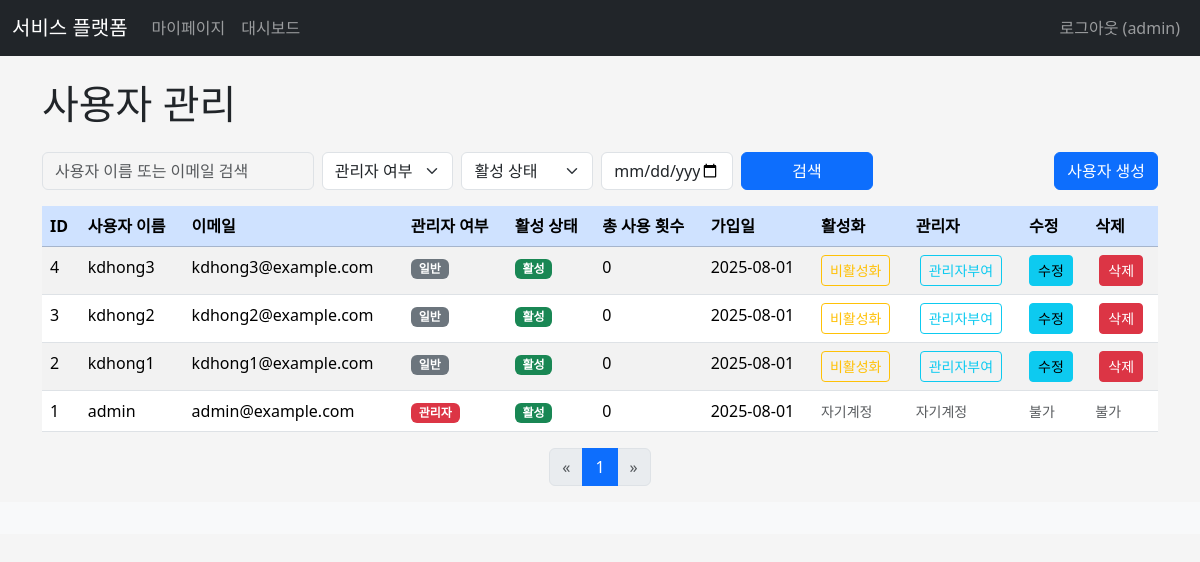
/adminx/manage_users (signed in), run on an earlier commit of the app's database.
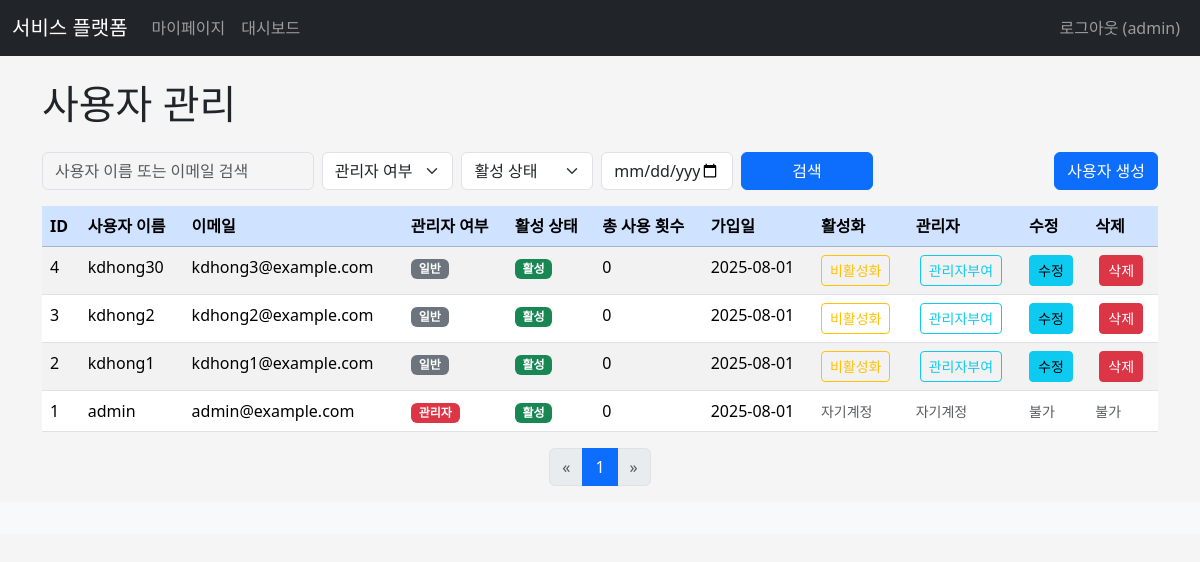
And on a later commit of the database.
### apps/dbmodels.py (models this page shows, shortened)
class User(db.Model, UserMixin):  # db.Model, UserMixin 상속하는 User 클래스 생성
    __tablename__= "users"  # 삭제시, 테이블 이름은 Model 이름 소문자
    id=db.Column(db.Integer,primary_key=True)
    username=db.Column(db.String, index=True)
    email=db.Column(db.String, unique=True, index= True)
    password_hash=db.Column(db.String)
    is_admin=db.Column(db.Boolean,default=False)
    is_active=db.Column(db.Boolean, default=True)  # 활성화 여부
    usage_count = db.Column(db.Integer, default=0)
    daily_limit = db.Column(db.Integer, default=1000)
    monthly_limit = db.Column(db.Integer, default=5000)
    created_at=db.Column(db.DateTime, default= datetime.now)
    updated_at=db.Column(db.DateTime, default= datetime.now, onupdate=datetime.now)
    subscriptions = db.relationship('Subscription', backref='user', lazy=True, cascade='all, delete-orphan')
    @property
    def password(self):
        """
        Prevent direct reading of the password.
        Attempting to read `user.password` will raise an AttributeError.
        """
        raise AttributeError('password is not a readable attribute')
    @property
    def is_authenticated(self):
        return True

### apps/adminx/views.py (the view, shortened to what this page needs)
@adminx.route('/manage_users', methods=['GET', 'POST'])
@admin_required
def manage_users():
    PER_PAGE = 10
    page = request.args.get('page', 1, type=int)
    search_query = request.args.get('search', '', type=str)
    is_admin_query = request.args.get('is_admin', '', type=str) # 'true', 'false', or ''
    is_active_query = request.args.get('is_active', '', type=str) # 'true', 'false', or ''
    created_at_query = request.args.get('created_at', '', type=str) # YYYY-MM-DD format
    users_query = User.query
    if is_admin_query:
        if is_admin_query == 'true':
            users_query = users_query.filter(User.is_admin == True)
        elif is_admin_query == 'false':
            users_query = users_query.filter(User.is_admin == False)
    if is_active_query:
        if is_active_query == 'true':
            users_query = users_query.filter(User.is_active == True)
        elif is_active_query == 'false':
            users_query = users_query.filter(User.is_active == False)
    users_pagination = users_query.order_by(User.created_at.desc()).paginate(page=page, per_page=PER_PAGE, error_out=False)
    users = users_pagination.items
    return render_template(
        'adminx/manage_users.html',
        title='사용자 관리',
        users=users,
        pagination=users_pagination,
        search_query=search_query,
        is_admin_query=is_admin_query,
        is_active_query=is_active_query,
        created_at_query=created_at_query,
    )

### apps/adminx/templates/adminx/manage_users.html (shortened to what this page needs)
{% extends "base.html" %}
{% block content %}
<h1 class="mb-4">사용자 관리</h1>
<div class="row mb-3 align-items-end">
    <div class="col-md-9 col-12">
        <form action="{{ url_for('adminx.manage_users') }}" method="GET">
            <div class="row g-2">
                <div class="col-md-4 col-12">
                    <input type="search" name="search" class="form-control" placeholder="사용자 이름 또는 이메일 검색"
                           value="{{ search_query if search_query }}" aria-label="Search">
                </div>
                <div class="col-md-2 col-6">
                    <select name="is_admin" class="form-select">
                        <option value="">관리자 여부</option>
                    </select>
                </div>
                <div class="col-md-2 col-6">
                    <select name="is_active" class="form-select">
                        <option value="">활성 상태</option>
                    </select>
                </div>
                <div class="col-md-2 col-12">
                    <input type="date" name="created_at" class="form-control" placeholder="가입일"
                           value="{{ created_at_query if created_at_query }}" aria-label="Registration Date">
                </div>
                <div class="col-md-2 col-12 d-grid">
                    <button class="btn btn-primary" type="submit">검색</button>
                </div>
            </div>
        </form>
    </div>
    <div class="col-md-3 col-12 mt-2 mt-md-0 d-grid d-md-block text-md-end">
        <a href="{{ url_for('adminx.create_user') }}" class="btn btn-primary user-create-btn">사용자 생성</a>
    </div>
</div>
{% if users %}
<div class="table-responsive">
    <table class="table table-hover table-striped">
        <thead class="table-primary">
            <tr>
                <th scope="col">ID</th>
                <th scope="col">사용자 이름</th>
                <th scope="col">이메일</th>
                <th scope="col">관리자 여부</th>
                <th scope="col">활성 상태</th>
                <th scope="col">총 사용 횟수</th>
                <th scope="col">가입일</th>
                <th scope="col">활성화</th>
                <th scope="col">관리자</th>
                <th scope="col">수정</th>
                <th scope="col">삭제</th>
            </tr>
        </thead>
        <tbody>
            {% for user in users %}
            <tr>
                <td>{{ user.id }}</td>
                <td>{{ user.username }}</td>
                <td>{{ user.email }}</td>
                <td>
                    {% if user.is_admin %}
                        <span class="badge bg-danger">관리자</span>
                    {% else %}
                        <span class="badge bg-secondary">일반</span>
                    {% endif %}
                </td>
                <td>
                    {% if user.is_active %}
                        <span class="badge bg-success">활성</span>
                    {% else %}
                        <span class="badge bg-warning text-dark">비활성</span>
                    {% endif %}
                </td>
                <td>{{ user.usage_count }}</td>
                <td>{{ user.created_at.strftime('%Y-%m-%d') }}</td>
                <td>
                    {% if user.id != current_user.id %}
                        <form method="POST" action="{{ url_for('adminx.toggle_user_active', user_id=user.id, search=search_query, page=pagination.page, is_admin=is_admin_query, is_active=is_active_query, created_at=created_at_query) }}" style="display:inline;">
                            <button type="submit" class="btn btn-sm {% if user.is_active %}btn-outline-warning{% else %}btn-outline-success{% endif %}"
                                    onclick="return confirm('이 사용자의 계정 상태를 변경하시겠습니까?');">
                                {{ '비활성화' if user.is_active else '활성화' }}
                            </button>
                        </form>
                    {% else %}
                        <small class="text-muted">자기계정</small>
                    {% endif %}
                </td>
                <td>
                    {% if user.id != current_user.id %}
                        <form method="POST" action="{{ url_for('adminx.toggle_user_admin', user_id=user.id, search=search_query, page=pagination.page, is_admin=is_admin_query, is_active=is_active_query, created_at=created_at_query) }}" style="display:inline;" class="ms-1">
                            <button type="submit" class="btn btn-sm {% if user.is_admin %}btn-outline-danger{% else %}btn-outline-info{% endif %}"
                                    onclick="return confirm('이 사용자의 관리자 권한을 변경하시겠습니까?');">
                                {{ '관리자해제' if user.is_admin else '관리자부여' }}
                            </button>
                        </form>
                    {% else %}
                        <small class="text-muted">자기계정</small>
                    {% endif %}
                </td>
                <td>
                    {% if user.id != current_user.id %}
                        <a href="{{ url_for('adminx.edit_user', user_id=user.id) }}" class="btn btn-sm btn-info">수정</a>
                    {% else %}
                        <small class="text-muted">불가</small>
                    {% endif %}
                </td>
                <td>
                    {% if user.id != current_user.id %}
                        <form method="POST" action="{{ url_for('adminx.delete_user', user_id=user.id, search=search_query, page=pagination.page, is_admin=is_admin_query, is_active=is_active_query, created_at=created_at_query) }}" style="display:inline;" class="ms-1">
                            <button type="submit" class="btn btn-sm btn-danger"
                                    onclick="return confirm('정말로 {{ user.username }} 사용자를 삭제하시겠습니까? 이 작업은 되돌릴 수 없습니다.');">
                                삭제
                            </button>
                        </form>
                    {% else %}
                        <small class="text-muted">불가</small>
                    {% endif %}
                </td>
            </tr>
            {% endfor %}
        </tbody>
    </table>
</div>
<nav aria-label="Page navigation">
    <ul class="pagination justify-content-center">
        {% if pagination.has_prev %}
        <li class="page-item">
            <a class="page-link" href="{{ url_for('adminx.manage_users', page=pagination.prev_num, search=search_query, is_admin=is_admin_query, is_active=is_active_query, created_at=created_at_query) }}" aria-label="Previous">
                <span aria-hidden="true">&laquo;</span>
            </a>
        </li>
        {% else %}
        <li class="page-item disabled">
            <span class="page-link">&laquo;</span>
        </li>
        {% endif %}
        {% for p in pagination.iter_pages() %}
            {% if p %}
                {% if p == pagination.page %}
                <li class="page-item active" aria-current="page"><span class="page-link">{{ p }}</span></li>
                {% else %}
                <li class="page-item"><a class="page-link" href="{{ url_for('adminx.manage_users', page=p, search=search_query, is_admin=is_admin_query, is_active=is_active_query, created_at=created_at_query) }}">{{ p }}</a></li>
                {% endif %}
            {% else %}
                <li class="page-item disabled"><span class="page-link">...</span></li>
            {% endif %}
        {% endfor %}
        {% if pagination.has_next %}
        <li class="page-item">
            <a class="page-link" href="{{ url_for('adminx.manage_users', page=pagination.next_num, search=search_query, is_admin=is_admin_query, is_active=is_active_query, created_at=created_at_query) }}" aria-label="Next">
                <span aria-hidden="true">&raquo;</span>
            </a>
        </li>
        {% else %}
        <li class="page-item disabled">
            <span class="page-link">&raquo;</span>
        </li>
        {% endif %}
    </ul>
</nav>
{% else %}
<div class="alert alert-info" role="alert">
    등록된 사용자가 없습니다.
</div>
{% endif %}
{% endblock %}

### apps/templates/base.html (shortened to what this page needs)
<!doctype  html><html lang="ko"><head><meta charset="UTF-8">
<link href="https://cdn.jsdelivr.net/npm/bootstrap@5.3.7/dist/css/bootstrap.min.css" rel="stylesheet">
<link rel="stylesheet" href={{ url_for('static', filename = 'css/style.css')}}/>
{% block head %}{% endblock %} </head>
<body>
<nav class="navbar navbar-expand-lg navbar-dark bg-dark">
    <div class="container-fluid">
        <a class="navbar-brand" href="{{ url_for('main.index') }}">서비스 플랫폼</a>
        <div class="collapse navbar-collapse" id="navbarNav">
            <ul class="navbar-nav me-auto mb-2 mb-lg-0">
                {% if current_user.is_authenticated %}
                    <li class="nav-item">
                        <a class="nav-link" href="{{ url_for('mypagex.dashboard') }}">마이페이지</a>
                    </li>
                    {% if current_user.is_admin %}
                        <li class="nav-item">
                            <a class="nav-link" href="{{ url_for('adminx.dashboard') }}">대시보드</a></li>
                    {% endif %}
                {% endif %}
            </ul>
            <ul class="navbar-nav">
                {% if current_user.is_authenticated %}
                    <li class="nav-item">
                        <a class="nav-link" href="{{ url_for('auth.logout') }}">로그아웃 ({{ current_user.username }})</a>
                    </li>
                {% endif %}
            </ul>
        </div>
    </div>
</nav>
<main role="main" class="container mt-4">
    {% block content %}{% endblock %}
</main>
<footer class="footer mt-auto py-3 bg-light">
    </footer>
</body></html>

### apps/static/css/style.css (style rules this page uses)
.user-create-btn { width: 100%; }
@media (min-width: 768px) { .user-create-btn { width: auto; } }
body { background-color: #f5f5f5; }
input[type="search"] { background-color: #f5f5f5; }

### apps/adminx/templates/adminx/manage_users.html (style rules this page uses)
.user-create-btn { width: 100%; }
@media (min-width: 768px) { .user-create-btn { width: auto; } }

What changed in the data, as far as the page shows it:
changed User "kdhong3@example.com": username "kdhong3" → "kdhong30"
